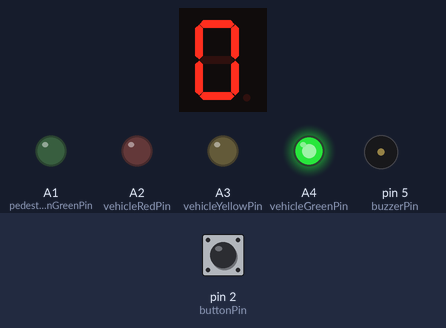
Simulated run of this sketch. Board: Arduino Uno, built with avr-gcc and run on an emulated ATmega328P. On the bench: 1-digit seven-segment display, output pins drawn as LEDs (lit = HIGH), buzzer (waves = sounding). Wiring (inferred from the names in the program): 1-digit 7-segment display, segments lit when LOW: segments pin 13, pin 12, pin 11, pin 10, pin 9, pin 8, pin 7, A0. Inputs (shaded band) come from the test bench; at power-on: pin 2 (buttonPin) HIGH. The segment pins are drawn as the display they are named for; pins used as bus, display or sensor lines are not drawn.

Above: at 1.2 s.
1.3 s: pin 2 (buttonPin) pulled LOW for 0.15 s
At 2.7 s:
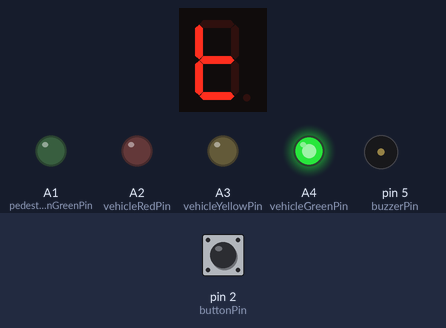
At 4.1 s:
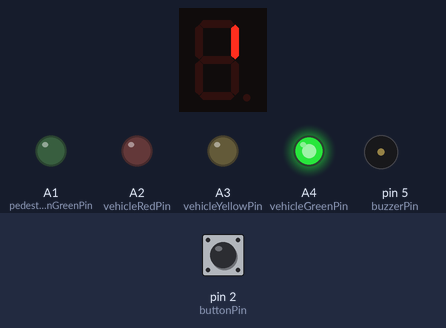
Timing chart, 0 to 22.2 s (numbered marks = the images above; inputs shaded):
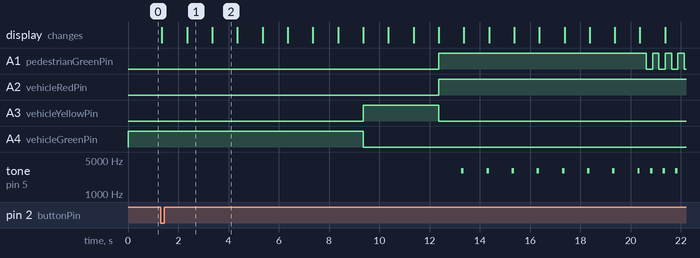

Measured:
- after the input at 1.3 s, A1 (pedestrianGreenPin): LOW → HIGH after 11.1 s, then repeats every 0.50 s: LOW 0.25 s, HIGH 0.25 s; A2 (vehicleRedPin): LOW → HIGH after 11.1 s
- what the display in image 1 shows lasts 1.0 s, from 2.4 s to 3.4 s

The sketch:

Homework_2.ino
```cpp
/* This code is a management system for 2 traffic lights: 1 for vehicles and one for pedestrians.
The traffic lights stay in a default state (red for pedestrians, green for vehicles) and await the
press of abutton by a pedestrian. The button triggers a sequence of states (2 of them being green for pedestrians)
and then returns back to the default.
*/

// Constants for the 7 segment display pins
const int pinSegA = 13;
const int pinSegB = 12;
const int pinSegC = 11;
const int pinSegD = 10;
const int pinSegE = 9;
const int pinSegF = 8;
const int pinSegG = 7;

// Constants for the traffic light LED pins
const int pedestrianRedPin = A0;
const int pedestrianGreenPin = A1;
const int vehicleRedPin = A2;
const int vehicleYellowPin = A3;
const int vehicleGreenPin = A4;

// Constants for the button and buzzer pins
const int buttonPin = 2;
const int buzzerPin = 5;

const int segSize = 7; // number of segments used
const int noOfDigits = 11; // number of possible things to show on the display
const int noOfLights = 5; // number of LEDs
const int noOfStates = 4; // number of system states

// array for display segment iteration
int segments[segSize] = {
  pinSegA, pinSegB, pinSegC, pinSegD, pinSegE, pinSegF, pinSegG
};

// array for LEDs iteration
int lights[noOfLights] = {
  pedestrianRedPin, pedestrianGreenPin, vehicleRedPin, vehicleYellowPin, vehicleGreenPin
};

// matrix for possible things to show on display
byte digitMatrix[noOfDigits][segSize] = {
  // a b c d e f g
  {1, 1, 1, 1, 1, 1, 0}, // 0
  {0, 1, 1, 0, 0, 0, 0}, // 1
  {1, 1, 0, 1, 1, 0, 1}, // 2
  {1, 1, 1, 1, 0, 0, 1}, // 3
  {0, 1, 1, 0, 0, 1, 1}, // 4
  {1, 0, 1, 1, 0, 1, 1}, // 5
  {1, 0, 1, 1, 1, 1, 1}, // 6
  {1, 1, 1, 0, 0, 0, 0}, // 7
  {1, 1, 1, 1, 1, 1, 1}, // 8
  {1, 1, 1, 1, 0, 1, 1}, // 9
  {0, 0, 0, 0, 0, 0, 1}  // -
};

// Constants for state durations (in seconds)
const int afterButtonDuration = 8;
const int state2Duration = 3;
const int state3Duration = 8;
const int state4Duration = 4;

// matrix for possible LEDs states
byte lightStates[noOfStates][noOfLights] = {
  // pR, pG, vR, vY, vG (p - pedestrian, v - vehicle, R - red, Y - yellow, g - green)
  {1, 0, 0, 0, 1}, // State 1 (red pedestrians, green vehicles)
  {1, 0, 0, 1, 0}, // State 2 (red pedestrians, yellow vehicles)
  {0, 1, 1, 0, 0}, // State 3 (green pedestrians, red vehicles)
  {0, 1, 1, 0, 0}  // State 4 (green pedestrians, red vehicles)
};

// array for state durations
byte stateDurations[noOfStates] = {
  afterButtonDuration, state2Duration, state3Duration, state4Duration
};

void setup() {
  // Setup of display segment pins
  for(int i = 0; i < segSize; ++i)
    pinMode(segments[i], OUTPUT);

  // Setup for LED pins
  for(int i = 0; i < noOfLights; ++i)
    pinMode(lights[i], OUTPUT);

  // Setup for button pin
  pinMode(buttonPin, INPUT_PULLUP);

  // Interrupt that listens to the button pin
  attachInterrupt(digitalPinToInterrupt(buttonPin), handleInterrupt, FALLING);

}

// variables for debounce checking
int lastDebounceTime = 0;
int debounceDelay = 50;

bool possiblePress = false; // boolean that announces a possible button press
bool shouldStartCounter = false; // boolean for debounce counter start
bool canBePressed = true; // boolean for whether to listen to button presses
bool startCountdown = false;  // boolean for countdown (refering to state durations) loop

// Interrupt function that signalizes a posiible press and allows the debounce counter to start
void handleInterrupt(){
  possiblePress = true;
  shouldStartCounter = true;
}

// variable for millis(); utilized in countdown
unsigned long long lastCheckedTime = 0;

// variable for countdown number
byte countdownNumber = 8;

// index for digitMatrix; what to show on the display in state 1 (default)
const byte state1DisplayIndex = 10;

// constants for states
const int defaultState = 1; // state 1
const int transitionState = 2; // state 2
const int pedestrianState = 3; // state 3
const int warningState = 4; // state 4

// constant for one second
const int second = 1000;

int currentState = defaultState;

// function for checking whether the button was pressed
// only works in state 1
bool buttonCheckFunction(){
  bool check = false;

  if(possiblePress && canBePressed){
    //starting the debounce counter
    if(shouldStartCounter){
      lastDebounceTime = millis();
      shouldStartCounter = false;
    }

    if(millis() - lastDebounceTime > debounceDelay){
      int buttonCurrentState = digitalRead(buttonPin);
      if(buttonCurrentState == LOW){
        // if enough time has passed(50 milliseconds) and the button is still pressed
        check = true; // returns true
        canBePressed = false; // makes the button do nothing until the state reverts back to 1
        startCountdown = true; // for starting the countdown
        countdownNumber = stateDurations[currentState - 1]; // countdown for wait time between state 1 and state 2
        lastCheckedTime = millis();
      }
      possiblePress = false;
    }
  }
  return check;
}

// state 1 function
void defaultStateFunction(){
  // traffic lights for state 1
  for(int i = 0; i < noOfLights; ++i)
    digitalWrite(lights[i], lightStates[currentState - 1][i]);

  if(!buttonCheckFunction() && canBePressed) // buuton press check
    displayNumber(state1DisplayIndex); // symbol to show on display while in state 1
  else
    // parameters setup for state 2
    if(countdownNumber == 0){
      currentState++; // switches to next state
      startCountdown = true;
      countdownNumber = stateDurations[currentState - 1];
    }
}

long long int lastBuzzTime = 0; // variable for millis(); for checking the last time the buzzer state was changed
int buzzDelay = 900; // time for the buzzer to be off in milliseconds
int silentDelay = 100; // time for the buzzer to be on in milliseconds
int buzzerTone = 3000;
bool buzzerState = false; // false = off, true = on

// state 2 function
void transitionStateFunction(){
  // traffic lights for state 2
  for(int i = 0; i < noOfLights; ++i)
    digitalWrite(lights[i], lightStates[currentState - 1][i]);

  // parameters setup for state 3
  if(countdownNumber == 0){
      currentState++; // switches to next state
      startCountdown = true;
      lastBuzzTime = millis();
      buzzDelay = 900;
      silentDelay = 100;
      buzzerState = true;
      countdownNumber = stateDurations[currentState - 1];
    }
}

long long int lastBlinkTime = 0; // variable for millis(); for checking the last time the the pedestrian green light blinked

// state 3 function
void pedestrianStateFunction(){
  // traffic lights for state 3
  for(int i = 0; i < noOfLights; ++i)
    digitalWrite(lights[i], lightStates[currentState - 1][i]);

  // buzzer management
  // checks if the buzzer is on or off and how much time to be on and off
  // buzzer lasts 100 miliiseconds every 900 milliseconds -> aproximately once a second
  if(buzzerState){
    if(millis() - lastBuzzTime > buzzDelay){
      tone(buzzerPin, buzzerTone);
      lastBuzzTime = millis();
      buzzerState = !buzzerState;
    }
  }
  else
    if(millis() - lastBuzzTime > silentDelay){
      noTone(buzzerPin);
      lastBuzzTime = millis();
      buzzerState = !buzzerState;
    }

  // parameters setup for state 4
  if(countdownNumber == 0){
      currentState++; // switches to next state
      startCountdown = true;
      lastBlinkTime = millis();
      lastBuzzTime = millis();
      buzzDelay = 400;
      silentDelay = 100;
      buzzerState = true;
      noTone(buzzerPin);
      countdownNumber = stateDurations[currentState - 1];
    }
}

int blinkDelay = 250; // wait time for switching the the green LED state (off->on or on->off)

int greenVal = HIGH; // variable green LED state

// state 4 function
void warningStateFunction(){
  // Since the traffic lights are the same as in state 3 there is no need for setting them up again

  // pedestrian green LED blinking
  // blinks 2 times in a second -> switches state every 250 milliseconds
  if(millis() - lastBlinkTime > blinkDelay){
    greenVal = !greenVal;
    digitalWrite(pedestrianGreenPin, greenVal);
    lastBlinkTime = millis();
  }

  // buzzer management
  // checks if the buzzer is on or off and how much time to be on and off
  // buzzer lasts 100 miliiseconds every 400 milliseconds -> aproximately twice a second
  if(buzzerState){
    if(millis() - lastBuzzTime > buzzDelay){
      tone(buzzerPin, buzzerTone);
      lastBuzzTime = millis();
      buzzerState = !buzzerState;
    }
  }
  else
    if(millis() - lastBuzzTime > silentDelay){
      noTone(buzzerPin);
      lastBuzzTime = millis();
      buzzerState = !buzzerState;
    }

  // parameters setup for state 1
  if(countdownNumber == 0){
      currentState = defaultState; // switches to state 1
      canBePressed = true; // lets the button function
      noTone(buzzerPin); // makes sure the buzzer is off
    }
}

void loop() {
  // put your main code here, to run repeatedly:

  if(startCountdown){
    // displays current countdown number
    displayNumber(countdownNumber);
    // if the countdown reaches 0  it stops
    if(countdownNumber == 0){
      startCountdown = false;
      lastCheckedTime = millis();
    }
    else
      // checks if a second has passed
      if(millis() - lastCheckedTime > second){
        countdownNumber--; // decrements the countdown number
        lastCheckedTime = millis();
      }
  }

  // checks the systems's current state and calls its specific function
  switch(currentState){
    case defaultState:
      defaultStateFunction();
      break;

    case transitionState:
      transitionStateFunction();
      break;

    case pedestrianState:
      pedestrianStateFunction();
      break;

    case warningState:
      warningStateFunction();
      break;
  }
}

// function for showing a symbol or number on the display
void displayNumber(byte digit) {
  for (int i = 0; i < segSize; ++i) {
    digitalWrite(segments[i], digitMatrix[digit][i]);
  }
}
```
